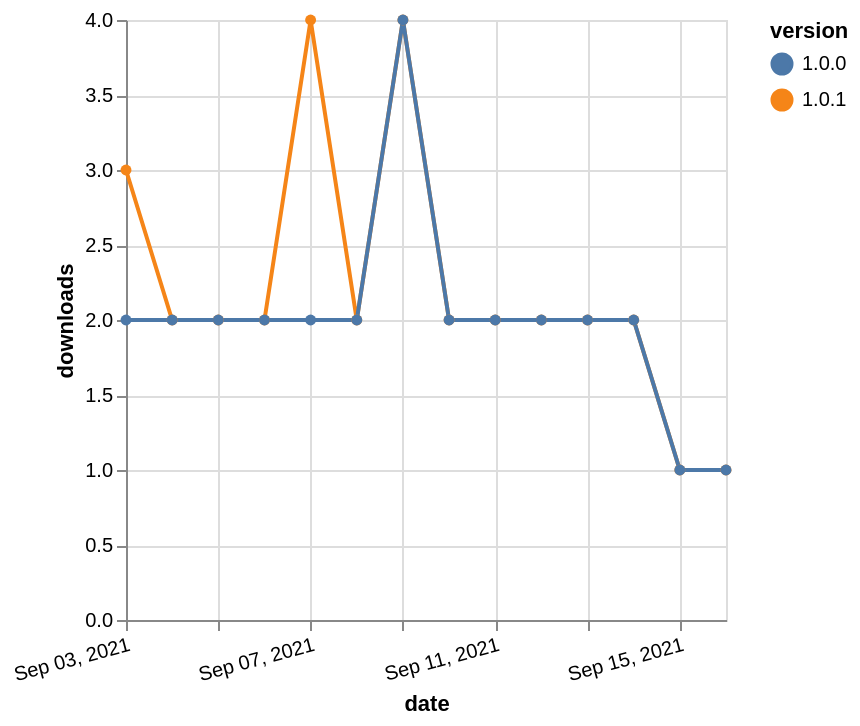

The specification (Vega-Lite) saved for this image:
### Vega-Lite specification from a JSON file in a GitHub repository (floating-point values rounded to 4 significant figures)
{"$schema": "https://vega.github.io/schema/vega-lite/v5.json", "description": "A simple bar chart with embedded data.", "data": {"values": [{"date": "2021-09-03", "total": 200, "delta": 3, "version": "1.0.1"}, {"date": "2021-09-04", "total": 202, "delta": 2, "version": "1.0.1"}, {"date": "2021-09-05", "total": 204, "delta": 2, "version": "1.0.1"}, {"date": "2021-09-06", "total": 206, "delta": 2, "version": "1.0.1"}, {"date": "2021-09-07", "total": 210, "delta": 4, "version": "1.0.1"}, {"date": "2021-09-08", "total": 212, "delta": 2, "version": "1.0.1"}, {"date": "2021-09-09", "total": 216, "delta": 4, "version": "1.0.1"}, {"date": "2021-09-10", "total": 218, "delta": 2, "version": "1.0.1"}, {"date": "2021-09-11", "total": 220, "delta": 2, "version": "1.0.1"}, {"date": "2021-09-12", "total": 222, "delta": 2, "version": "1.0.1"}, {"date": "2021-09-13", "total": 224, "delta": 2, "version": "1.0.1"}, {"date": "2021-09-14", "total": 226, "delta": 2, "version": "1.0.1"}, {"date": "2021-09-15", "total": 227, "delta": 1, "version": "1.0.1"}, {"date": "2021-09-16", "total": 228, "delta": 1, "version": "1.0.1"}, {"date": "2021-09-03", "total": 1829, "delta": 2, "version": "1.0.0"}, {"date": "2021-09-04", "total": 1831, "delta": 2, "version": "1.0.0"}, {"date": "2021-09-05", "total": 1833, "delta": 2, "version": "1.0.0"}, {"date": "2021-09-06", "total": 1835, "delta": 2, "version": "1.0.0"}, {"date": "2021-09-07", "total": 1837, "delta": 2, "version": "1.0.0"}, {"date": "2021-09-08", "total": 1839, "delta": 2, "version": "1.0.0"}, {"date": "2021-09-09", "total": 1843, "delta": 4, "version": "1.0.0"}, {"date": "2021-09-10", "total": 1845, "delta": 2, "version": "1.0.0"}, {"date": "2021-09-11", "total": 1847, "delta": 2, "version": "1.0.0"}, {"date": "2021-09-12", "total": 1849, "delta": 2, "version": "1.0.0"}, {"date": "2021-09-13", "total": 1851, "delta": 2, "version": "1.0.0"}, {"date": "2021-09-14", "total": 1853, "delta": 2, "version": "1.0.0"}, {"date": "2021-09-15", "total": 1854, "delta": 1, "version": "1.0.0"}, {"date": "2021-09-16", "total": 1855, "delta": 1, "version": "1.0.0"}]}, "width": "container", "mark": {"type": "line", "point": {"filled": true}}, "encoding": {"x": {"field": "date", "type": "temporal", "timeUnit": "yearmonthdate", "title": "date", "axis": {"labelAngle": -15}}, "y": {"field": "delta", "type": "quantitative", "title": "downloads"}, "color": {"field": "version", "type": "nominal"}, "tooltip": {"field": "delta"}}}
